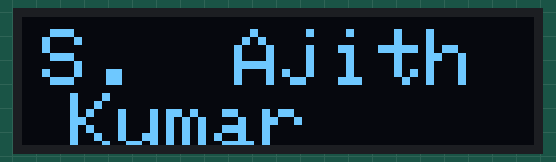
Recording of a sketch running on a simulated Arduino Uno, built with avr-gcc and run on an emulated ATmega328P. Parts: 128×32 one-colour display.

Above: at 0.1 s.
At 2.1 s:
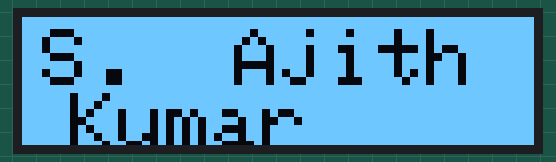

The sketch:

OLED.ino
```cpp
#include <SPI.h>
#include <Wire.h>
#include <Adafruit_GFX.h>
#include <Adafruit_SSD1306.h>
#define SCREEN_WIDTH 128 // OLED display width, in pixels
#define SCREEN_HEIGHT 32 // OLED display height, in pixels
#define OLED_RESET 4 // Reset pin
#define SCREEN_ADDRESS 0x3C //0x3C for 128x32pixels OLED
Adafruit_SSD1306 display (SCREEN_WIDTH, SCREEN_HEIGHT, &Wire,
OLED_RESET);
void setup() {
Serial.begin(9600);
if(!display.begin(SSD1306_SWITCHCAPVCC, SCREEN_ADDRESS)) //SSD1306_SWITCHCAPVCC = generate display voltage from 3.3V internally
{
 Serial.println(F("SSD1306 allocation failed"));
 for(;;); // Don't proceed, loop forever
}
}
void loop() {
text();
display.invertDisplay(true);
delay(2000);
display.invertDisplay(false);
delay(2000);
}
void text(void) {
display.clearDisplay();
display.setTextSize(2);
display.setTextColor(SSD1306_WHITE); // Draw white text
display.setCursor(5,3); //setting cursor on X Y plane
display.print(F("S.  Ajith  Kumar"));
display.setTextColor(SSD1306_BLACK, SSD1306_WHITE); // Draw 'inverse' text
display.display();
delay(2000);
}
```

Measured:
- what the display in image 1 shows lasts 2.0 s, from 2.0 s to 4.0 s
